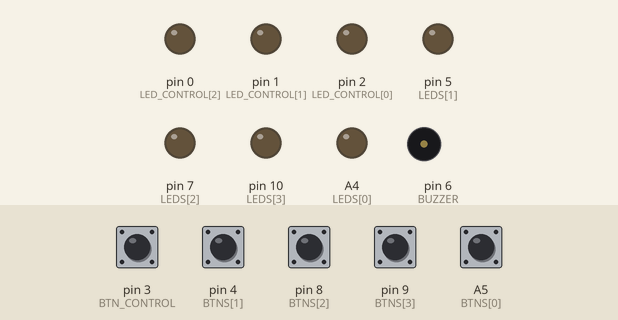
Simulated run of this sketch. Board: Arduino Uno, built with avr-gcc and run on an emulated ATmega328P. Shown: output pins drawn as LEDs (lit = HIGH), buzzer (waves = sounding). Inputs (shaded band) come from the test bench; at power-on: A5 (BTNS[0]), pin 3 (BTN_CONTROL), pin 4 (BTNS[1]), pin 8 (BTNS[2]), pin 9 (BTNS[3]) HIGH. Random numbers use the default seed unless the sketch sets one.

Above: at 5.2 s.
5.3 s: pin 3 (BTN_CONTROL) pulled LOW for 0.15 s
At 6.8 s:
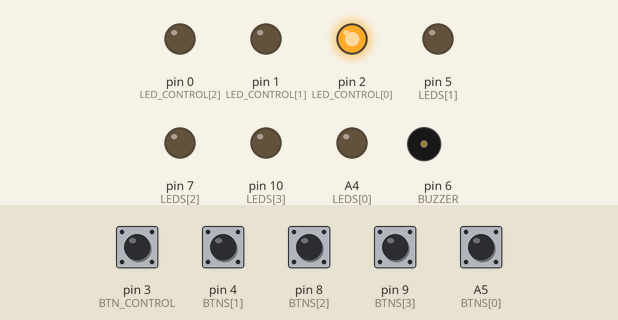
8.4 s: A5 (BTNS[0]) pulled LOW for 0.15 s
11.5 s: pin 4 (BTNS[1]) pulled LOW for 0.15 s
At 12.0 s:
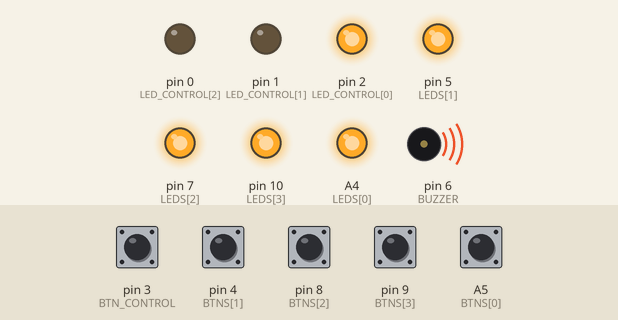
13.6 s: pin 3 (BTN_CONTROL) pulled LOW for 1 s
At 14.5 s:
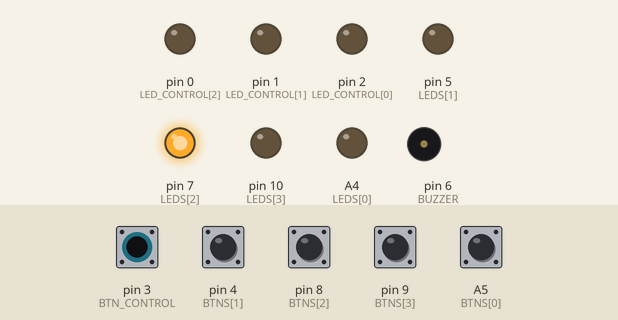
16.1 s: pin 8 (BTNS[2]) pulled LOW for 0.15 s
At 17.6 s:
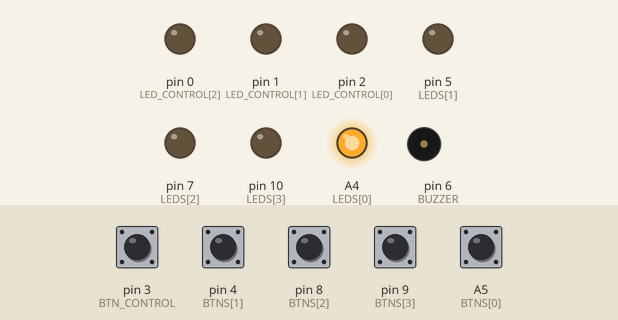
19.1 s: pin 3 (BTN_CONTROL) pulled LOW for 0.15 s
At 20.5 s:
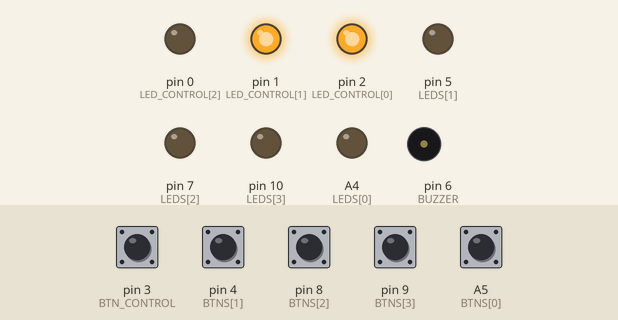
Timing chart, 0 to 26.1 s (numbered marks = the images above; inputs shaded):
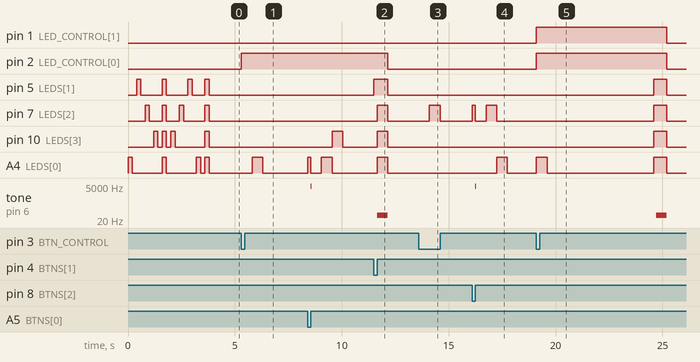

The sketch:

main.ino
```cpp
#define BUZZER 6
#define BTN_CONTROL 3

const byte LED_CONTROL[] = {2, 1, 0};
const byte BTNS[] = {A5, 4, 8, 9};
const byte LEDS[] = {A4, 5, 7, 10};

#define MAX_BLINK 31
#define DELAY 500
#define OFF 0
#define FOLLOW_SEQUENCE 1
#define MADE_SEQUENCE 2
#define CHOOSE_COLLOR 3
#define WAIT 5000

bool btns_c[] = {0, 0, 0, 0};
byte random_[MAX_BLINK];
byte size_;
byte mode = OFF;

void lights();
void spark();
void off();
void follow_sequence();
void made_sequence();
void choose_collor();//n da pra testar no computador
bool in(int elem, int vet[], int n);
bool readButton(const byte button, bool &control);
int readButtons(const byte buttons[], bool controls[], byte n);
void change_mode(){
  mode++;
  lights();
}

void setup()
{
  for (int i=0; i<3; i++)
  	pinMode(LED_CONTROL[i], OUTPUT);
  for (int i=0; i<4; i++)
  	pinMode(BTNS[i], INPUT_PULLUP);
  for (int i=0; i<4; i++)
  	pinMode(LEDS[i], OUTPUT);
  pinMode(BTN_CONTROL, INPUT_PULLUP);
  pinMode(BUZZER, OUTPUT);
  attachInterrupt(digitalPinToInterrupt(BTN_CONTROL), change_mode, FALLING);
  randomSeed(analogRead(0));
  spark();
}

void loop()
{
  switch (mode){
    case OFF:
      off();
      break;
  	case FOLLOW_SEQUENCE:
      follow_sequence();
      break;
   	case MADE_SEQUENCE:
      made_sequence();
      break;
    case CHOOSE_COLLOR:
      choose_collor();
      break;
    default:
      mode = OFF;
  }
}

bool readButton(const byte button, bool &control){
  if(!digitalRead(button))
    control = 1;
  if(digitalRead(button) && control)
  {
    control = 0;
    return true;
  }
  return false;
}

int readButtons(const byte buttons[], bool controls[], byte n){
  for (int i=0; i<n; i++){
    if (readButton(buttons[i], controls[i]))
      return i;
  }
  return -1;
}

void lights(){
  for (int i=0; i<mode; i++){
    digitalWrite(LED_CONTROL[i], HIGH);
  }
  for (int i=mode; i<3; i++){
    digitalWrite(LED_CONTROL[i], LOW);
  }
}

void spark(){
  for (int i=0; i<4; i++){
    digitalWrite(LEDS[i], HIGH);
    delay(200);
    digitalWrite(LEDS[i], LOW);
    delay(200);
  }
  for (int i=0; i<4; i++)
    digitalWrite(LEDS[i], HIGH);
  delay(200);
  for (int i=0; i<4; i++)
    digitalWrite(LEDS[i], LOW);
  delay(200);
  for (int i=3; i>=0; i--){
    digitalWrite(LEDS[i], HIGH);
    delay(200);
    digitalWrite(LEDS[i], LOW);
    delay(200);
  }
  for (int i=0; i<4; i++)
    digitalWrite(LEDS[i], HIGH);
  delay(200);
  for (int i=0; i<4; i++)
    digitalWrite(LEDS[i], LOW);
  delay(200);
}

void off(){
  lights();
}

void follow_sequence(){
  int index, prev_i;
  unsigned long count;
  for (size_= 1; size_<=MAX_BLINK && mode == FOLLOW_SEQUENCE; size_++){
    delay(DELAY);
    random_[size_-1] = random(0,4);
    if (size_>1){
      while(random_[size_-1]==random_[size_-2])
        random_[size_-1] = random(0,4);
    }
    for (int i=0; i<size_ && mode == FOLLOW_SEQUENCE; i++){
      digitalWrite(LEDS[random_[i]], HIGH);
      delay(DELAY);
      digitalWrite(LEDS[random_[i]], LOW);
    }
    prev_i = -1;
    for (int i=0; i<size_ && mode == FOLLOW_SEQUENCE; i++){
      if (prev_i != i){
        prev_i = i;
        count = millis();
      }
      index = readButtons(BTNS, btns_c, 4);
      for (int j=0; j<4; j++){
        if (btns_c[j])
          digitalWrite(LEDS[j], HIGH);
        else
          digitalWrite(LEDS[j], LOW);
      }
      if (index == -1 && millis()-count < WAIT)
        i--;
      else if (index != random_[i] || millis()-count > WAIT)
        mode = OFF;
      else
        tone(BUZZER,4978, 30);
    }
  }
  if (mode == OFF){
    tone(BUZZER,44, DELAY);
    for (int i=0; i<4; i++)
      digitalWrite(LEDS[i], HIGH);
    delay(DELAY);
    for (int i=0; i<4; i++)
      digitalWrite(LEDS[i], LOW);
  }
  if (size_==MAX_BLINK+1){
    spark();
    mode = OFF;
  }
}
void made_sequence(){
  int prev_i, index;
  unsigned long count;
  size_ = 1;
  random_[size_-1] = random(0,4);
  digitalWrite(LEDS[random_[size_-1]], HIGH);
  delay(DELAY);
  digitalWrite(LEDS[random_[size_-1]], LOW);
  while(size_<=MAX_BLINK && mode == MADE_SEQUENCE){
    prev_i = -1;
    for (int i=0; i<size_ && mode == MADE_SEQUENCE; i++){
	  if (prev_i != i){
        prev_i = i;
        count = millis();
      }
      index = readButtons(BTNS, btns_c, 4);
      for (int j=0; j<4; j++){
        if (btns_c[j])
          digitalWrite(LEDS[j], HIGH);
        else
          digitalWrite(LEDS[j], LOW);
      }
      if (index == -1 && millis()-count < WAIT)
        i--;
      else if (index != random_[i] || millis()-count > WAIT)
        mode = OFF;
      else
        tone(BUZZER,4978, 30);
    }
    size_++;
    index = -1;
    while (index == -1 && mode == MADE_SEQUENCE){
      index = readButtons(BTNS, btns_c, 4);
      for (int j=0; j<4; j++){
        if (btns_c[j])
          digitalWrite(LEDS[j], HIGH);
        else
          digitalWrite(LEDS[j], LOW);
      }
    }
    random_[size_-1] = index;
    for (int i=0; i<4; i++)
      digitalWrite(LEDS[i], HIGH);
    delay(100);
    for (int i=0; i<4; i++)
      digitalWrite(LEDS[i], LOW);
  }
  if (mode == OFF){
    tone(BUZZER,44, DELAY);
    for (int i=0; i<4; i++)
      digitalWrite(LEDS[i], HIGH);
    delay(DELAY);
    for (int i=0; i<4; i++)
      digitalWrite(LEDS[i], LOW);
  }
  if (size_==MAX_BLINK+1){
    spark();
    mode = OFF;
  }
}
void choose_collor(){
  int choices[4];
  int cont = 0;
  while (mode == CHOOSE_COLLOR){
  	for (int j=0; j<4; j++){
      if (!digitalRead(BTNS[j]))
        digitalWrite(LEDS[j], HIGH);
      else
        digitalWrite(LEDS[j], LOW);
    }
  }
  mode = CHOOSE_COLLOR;
  for (int j=0; j<4; j++){
    choices[j] = !digitalRead(BTNS[j])? j:-1;
    digitalWrite(LEDS[j], LOW);
  }
  int index, prev_i;
  unsigned long count;
  for (size_= 1; size_<=MAX_BLINK && mode == CHOOSE_COLLOR; size_++){
    delay(DELAY);
    random_[size_-1] = random(0,4);
    while(!in(random_[size_-1], choices, 4))
      random_[size_-1] = random(0,4);
	for (int i=0; i<size_ && mode == CHOOSE_COLLOR; i++){
      digitalWrite(LEDS[random_[i]], HIGH);
      delay(DELAY);
      digitalWrite(LEDS[random_[i]], LOW);
    }
    prev_i = -1;
    for (int i=0; i<size_ && mode == CHOOSE_COLLOR; i++){
      if (prev_i != i){
        prev_i = i;
        count = millis();
      }
      index = readButtons(BTNS, btns_c, 4);
      for (int j=0; j<4; j++){
        if (btns_c[j] && in(j, choices, 4))
          digitalWrite(LEDS[j], HIGH);
        else
          digitalWrite(LEDS[j], LOW);
      }
      if ((index == -1 || !in(index, choices, 4)) && millis()-count < WAIT)
        i--;
      else if (index != random_[i] || millis()-count > WAIT)
        mode = OFF;
      else
        tone(BUZZER,4978, 30);
    }
  }
  if (mode == OFF){
    tone(BUZZER,44, DELAY);
    for (int i=0; i<4; i++)
      digitalWrite(LEDS[i], HIGH);
    delay(DELAY);
    for (int i=0; i<4; i++)
      digitalWrite(LEDS[i], LOW);
  }
  if (size_==MAX_BLINK+1){
    spark();
    mode = OFF;
  }

}

bool in(int elem, int vet[], int n){
  for (int i=0; i<n; i++){
    if (vet[i] == elem)
    	return 1;
  }
  return 0;
}
```

Measured:
- after the input at 5.3 s, pin 2 (LED_CONTROL[0]): LOW → HIGH at once; A4 (LEDS[0]): LOW → HIGH after 0.50 s, → LOW 0.50 s later
- after the input at 11.5 s, pin 2 (LED_CONTROL[0]): HIGH → LOW after 0.65 s; pin 5 (LEDS[1]): LOW → HIGH at once, → LOW 0.65 s later; pin 7 (LEDS[2]), pin 10 (LEDS[3]), A4 (LEDS[0]): LOW → HIGH after 0.15 s, → LOW 0.50 s later; tone on pin 6 (BUZZER): silent → 44 Hz after 0.15 s, → silent 0.50 s later
- after the input at 13.6 s, pin 7 (LEDS[2]): LOW → HIGH after 0.50 s, → LOW 0.50 s later
- after the input at 16.1 s, pin 7 (LEDS[2]): LOW → HIGH at once, → LOW 0.15 s later, → HIGH 0.50 s later, → LOW 0.50 s later; A4 (LEDS[0]): LOW → HIGH after 1.2 s, → LOW 0.50 s later; tone on pin 6 (BUZZER): silent → 4978 Hz after 0.15 s, → silent 0.03 s later
- after the input at 19.1 s, pin 1 (LED_CONTROL[1]), pin 2 (LED_CONTROL[0]): LOW → HIGH at once, → LOW 6.1 s later
